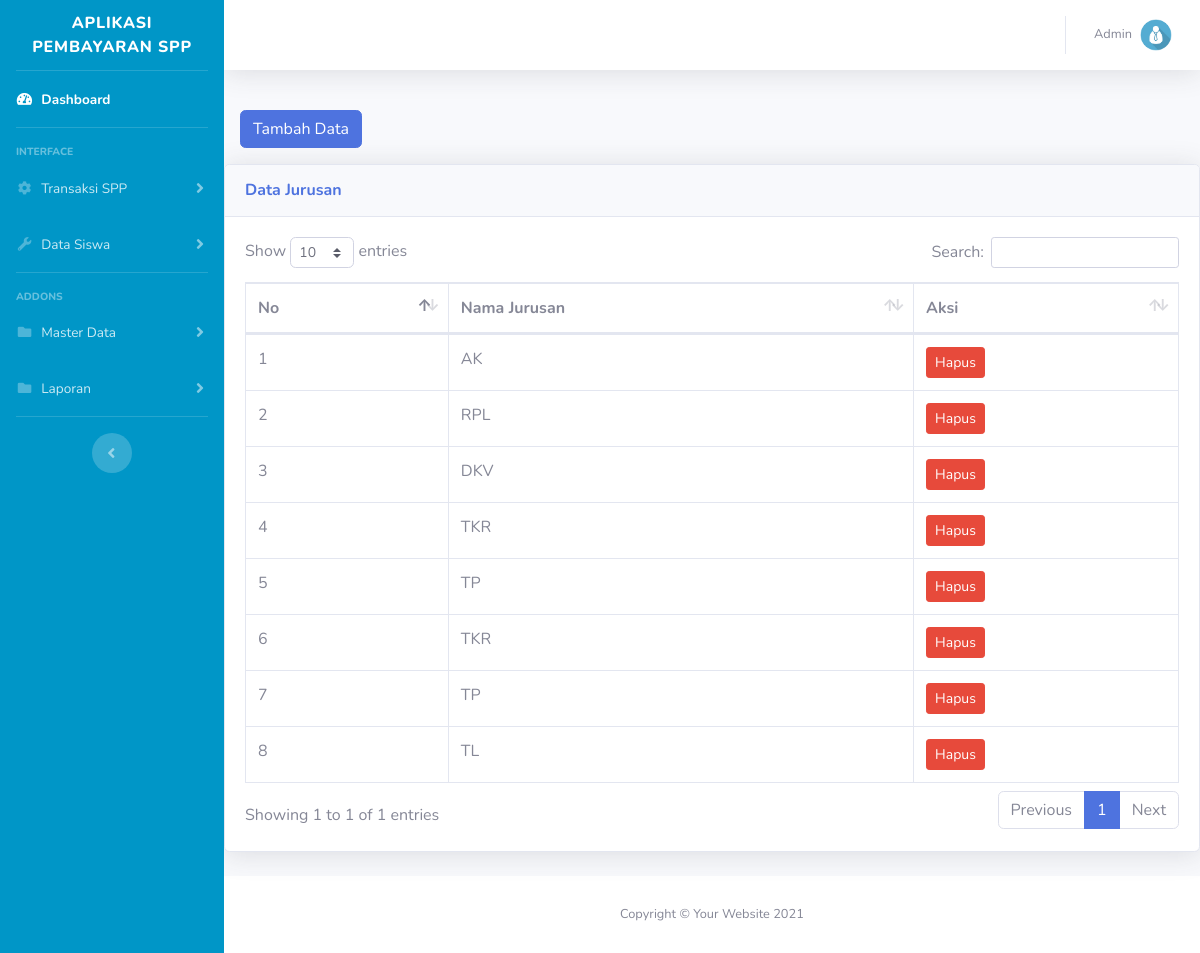
The app's page /aplika/editdatajurusan.php with its own data.
### tables this page shows
CREATE TABLE `jurusan` (
  `id_jurusan` int(11) NOT NULL,
  `nama_jurusan` varchar(50) NOT NULL
);

### aplika/editdatajurusan.php (the view, shortened to what this page needs)
<?Php
include 'header.php';
include 'koneksi1.php';
 ?>
 <button class="btn btn-primary mb-3 m-3" data-bs-toggle="modal" data-bs-target="#exampleModal">Tambah Data</button>
                    <div class="card shadow mb-4">
                        <div class="card-header py-3">
                            <h6 class="m-0 font-weight-bold text-primary">Data Jurusan</h6>
                        </div>
                        <div class="card-body">
                            <div class="table-responsive">
                                <table class="table table-bordered" id="dataTable" width="100%" cellspacing="0">
                                    <thead>
                                        <tr>
                                            <th>No</th>
                                            <th>Nama Jurusan</th>
                                            <th>Aksi</th>
                                        </tr>
                                    </thead>
                                    <?php
                                    $no=1;
                                    $query = "SELECT * FROM jurusan ";
                                    $exec = mysqli_query($conn,$query);
                                    while ($res = mysqli_fetch_assoc($exec)) :
                                     ?>
                                    <tbody>
                                        <tr>
                                            <td><?= $no++ ?></td>
                                            <td><?= $res ['nama_jurusan'] ?></td>
                                            <td>
                                                <a href="editdatajurusan.php?id_jurusan=<?= $res['id_jurusan'] ?>"class="btn btn-sm btn-danger" onclick="return confirm('Apakah Yakin Ingin Menghapus Data?')">Hapus</a>
                                            </td>
                                        </tr>
                                        <?php endwhile; ?>
                                    </tbody>
                                </table>
                            </div>
                        </div>
                    </div>
  <?php include'footer.php'; ?>

### records on screen
jurusan: nama_jurusan "AK"
jurusan: nama_jurusan "RPL"
jurusan: nama_jurusan "DKV"
jurusan: nama_jurusan "TKR"
jurusan: nama_jurusan "TP"
jurusan: nama_jurusan "TKR"
jurusan: nama_jurusan "TP"
jurusan: nama_jurusan "TL"
